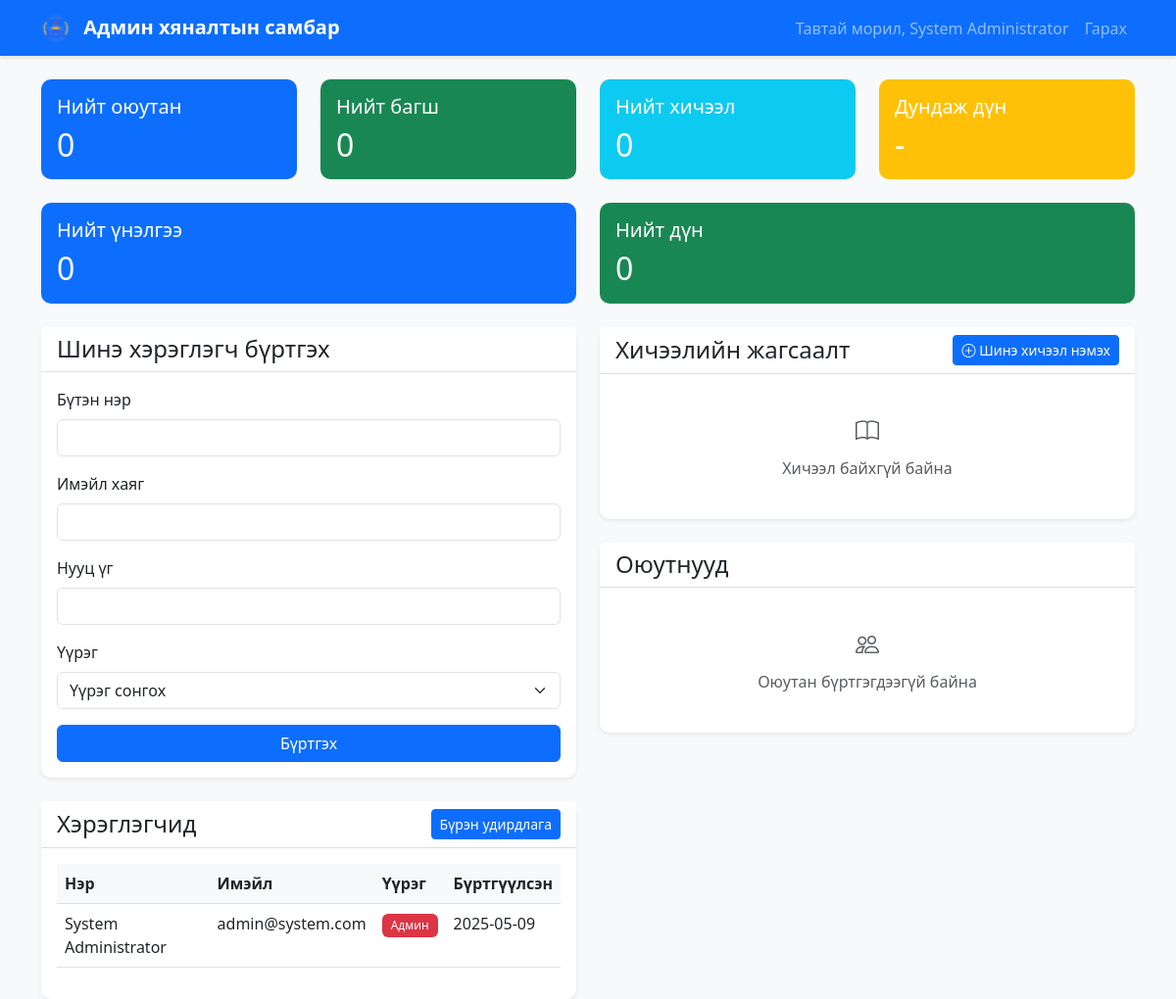
The page /dashboard/admin.php (signed in) on the database as committed earlier.
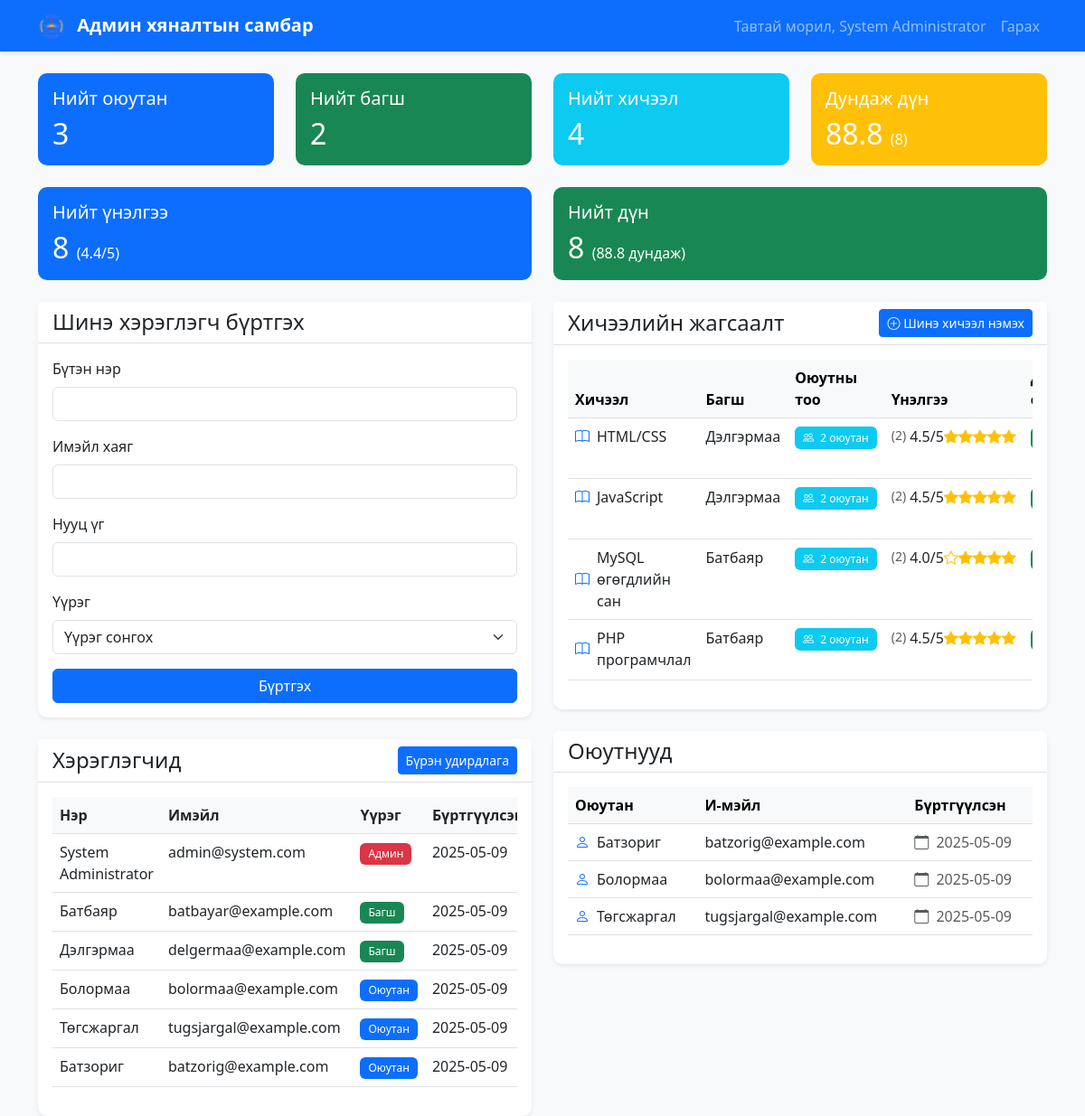
The same page on the database as committed later.
### tables this page shows
CREATE TABLE IF NOT EXISTS users (
    id INT AUTO_INCREMENT PRIMARY KEY,
    name VARCHAR(255) NOT NULL,
    email VARCHAR(255) NOT NULL UNIQUE,
    password VARCHAR(255) NOT NULL,
    role ENUM('admin', 'teacher', 'student') NOT NULL,
    created_at TIMESTAMP DEFAULT CURRENT_TIMESTAMP
);

CREATE TABLE IF NOT EXISTS courses (
    id INT AUTO_INCREMENT PRIMARY KEY,
    name VARCHAR(255) NOT NULL,
    teacher_id INT NOT NULL,
    created_at TIMESTAMP DEFAULT CURRENT_TIMESTAMP,
    FOREIGN KEY (teacher_id) REFERENCES users(id) ON DELETE CASCADE
);

### dashboard/admin.php (the view, shortened to what the changed rows need)
<?php
require_once '../db.php';
$stmt = $conn->prepare("
    SELECT id, name, email, role, created_at
    FROM users
    ORDER BY created_at DESC
");
$stmt->execute();
$users = $stmt->get_result()->fetch_all(MYSQLI_ASSOC);
$stmt = $conn->prepare("
    SELECT
        c.id,
        c.name,
        c.teacher_id,
        u.name as teacher_name,
        c.created_at,
        (SELECT COUNT(*) FROM course_enrollments WHERE course_id = c.id) as student_count,
        (SELECT COUNT(*) FROM evaluations WHERE course_id = c.id) as total_evaluations,
        (SELECT AVG(score) FROM evaluations WHERE course_id = c.id) as average_score,
        (SELECT COUNT(*) FROM grades WHERE course_id = c.id) as graded_count,
        (SELECT AVG(grade) FROM grades WHERE course_id = c.id) as average_grade
    FROM courses c
    JOIN users u ON c.teacher_id = u.id
    GROUP BY c.id
    ORDER BY c.name
");
$stmt->execute();
$courses = $stmt->get_result()->fetch_all(MYSQLI_ASSOC);
$stmt = $conn->prepare("
    SELECT
        (SELECT COUNT(*) FROM users WHERE role = 'student') as total_students,
        (SELECT COUNT(*) FROM users WHERE role = 'teacher') as total_teachers,
        (SELECT COUNT(*) FROM courses) as total_courses,
        (SELECT COUNT(*) FROM evaluations) as total_evaluations,
        (SELECT AVG(score) FROM evaluations) as average_score,
        (SELECT COUNT(*) FROM grades) as total_grades,
        (SELECT AVG(grade) FROM grades) as average_grade
");
$stmt->execute();
$stats = $stmt->get_result()->fetch_assoc();
$stmt = $conn->prepare("
    SELECT id, name, email, created_at
    FROM users
    WHERE role = 'student'
    ORDER BY name
");
$stmt->execute();
$students = $stmt->get_result()->fetch_all(MYSQLI_ASSOC);
?>
<!DOCTYPE html>
<html lang="mn">
<head>
    <link href="https://cdn.jsdelivr.net/npm/bootstrap@5.3.0/dist/css/bootstrap.min.css" rel="stylesheet">
    <link rel="stylesheet" href="https://cdn.jsdelivr.net/npm/bootstrap-icons@1.7.2/font/bootstrap-icons.css">
    <link rel="stylesheet" href="../css/style.css">
</head>
<body class="bg-light">
    <div class="container mt-4">
        <div class="row mb-4">
            <div class="col-md-3">
                <div class="card bg-primary text-white">
                    <div class="card-body">
                        <h5 class="card-title">Нийт оюутан</h5>
                        <h2 class="mb-0"><?php echo $stats['total_students']; ?></h2>
                    </div>
                </div>
            </div>
            <div class="col-md-3">
                <div class="card bg-success text-white">
                    <div class="card-body">
                        <h5 class="card-title">Нийт багш</h5>
                        <h2 class="mb-0"><?php echo $stats['total_teachers']; ?></h2>
                    </div>
                </div>
            </div>
            <div class="col-md-3">
                <div class="card bg-info text-white">
                    <div class="card-body">
                        <h5 class="card-title">Нийт хичээл</h5>
                        <h2 class="mb-0"><?php echo $stats['total_courses']; ?></h2>
                    </div>
                </div>
            </div>
            <div class="col-md-3">
                <div class="card bg-warning text-white">
                    <div class="card-body">
                        <h5 class="card-title">Дундаж дүн</h5>
                        <h2 class="mb-0">
                            <?php if ($stats['total_grades'] > 0): ?>
                                <?php echo number_format($stats['average_grade'], 1); ?>
                                <small class="fs-6">(<?php echo $stats['total_grades']; ?>)</small>
                            <?php else: ?>
                                -
                            <?php endif; ?>
                        </h2>
                    </div>
                </div>
            </div>
        </div>
        <div class="row mb-4">
            <div class="col-md-6">
                <div class="card bg-primary text-white">
                    <div class="card-body">
                        <h5 class="card-title">Нийт үнэлгээ</h5>
                        <h2 class="mb-0">
                            <?php echo $stats['total_evaluations']; ?>
                            <?php if ($stats['total_evaluations'] > 0): ?>
                                <small class="fs-6">
                                    (<?php echo number_format($stats['average_score'], 1); ?>/5)
                                </small>
                            <?php endif; ?>
                        </h2>
                    </div>
                </div>
            </div>
            <div class="col-md-6">
                <div class="card bg-success text-white">
                    <div class="card-body">
                        <h5 class="card-title">Нийт дүн</h5>
                        <h2 class="mb-0">
                            <?php echo $stats['total_grades']; ?>
                            <?php if ($stats['total_grades'] > 0): ?>
                                <small class="fs-6">
                                    (<?php echo number_format($stats['average_grade'], 1); ?> дундаж)
                                </small>
                            <?php endif; ?>
                        </h2>
                    </div>
                </div>
            </div>
        </div>
        <div class="row">
            <div class="col-md-6">
                <div class="card shadow-sm">
                    <div class="card-body">
                        <div class="table-responsive">
                            <table class="table">
                                <thead>
                                    <tr>
                                        <th>Нэр</th>
                                        <th>Имэйл</th>
                                        <th>Үүрэг</th>
                                        <th>Бүртгүүлсэн</th>
                                    </tr>
                                </thead>
                                <tbody>
                                    <?php foreach ($users as $user): ?>
                                        <tr>
                                            <td><?php echo htmlspecialchars($user['name']); ?></td>
                                            <td><?php echo htmlspecialchars($user['email']); ?></td>
                                            <td>
                                                <span class="badge bg-<?php echo $user['role'] === 'admin' ? 'danger' : ($user['role'] === 'teacher' ? 'success' : 'primary'); ?>">
                                                    <?php echo $user['role'] === 'admin' ? 'Админ' : ($user['role'] === 'teacher' ? 'Багш' : 'Оюутан'); ?>
                                                </span>
                                            </td>
                                            <td><?php echo date('Y-m-d', strtotime($user['created_at'])); ?></td>
                                        </tr>
                                    <?php endforeach; ?>
                                </tbody>
                            </table>
                        </div>
                    </div>
                </div>
            </div>
            <div class="col-md-6">
                <div class="card shadow-sm mb-4">
                    <div class="card-body">
                        <?php if (empty($courses)): ?>
                            <div class="text-center py-4">
                                <div class="text-muted">
                                    <i class="bi bi-book fs-4 d-block mb-2"></i>
                                    Хичээл байхгүй байна
                                </div>
                            </div>
                        <?php else: ?>
                            <div class="table-responsive">
                                <table class="table table-hover">
                                    <thead class="table-light">
                                        <tr>
                                            <th>Хичээл</th>
                                            <th>Багш</th>
                                            <th>Оюутны тоо</th>
                                            <th>Үнэлгээ</th>
                                            <th>Дундаж оноо</th>
                                        </tr>
                                    </thead>
                                    <tbody>
                                        <?php foreach ($courses as $course): ?>
                                            <tr>
                                                <td>
                                                    <div class="d-flex align-items-center">
                                                        <i class="bi bi-book text-primary me-2"></i>
                                                        <?php echo htmlspecialchars($course['name']); ?>
                                                    </div>
                                                </td>
                                                <td><?php echo htmlspecialchars($course['teacher_name']); ?></td>
                                                <td>
                                                    <span class="badge bg-info">
                                                        <i class="bi bi-people me-1"></i>
                                                        <?php echo $course['student_count']; ?> оюутан
                                                    </span>
                                                </td>
                                                <td>
                                                    <?php if ($course['total_evaluations'] > 0): ?>
                                                        <div class="rating">
                                                            <?php for ($i = 1; $i <= 5; $i++): ?>
                                                                <i class="bi bi-star<?php echo $i <= round($course['average_score']) ? '-fill' : ''; ?> text-warning"></i>
                                                            <?php endfor; ?>
                                                            <span class="ms-1"><?php echo number_format($course['average_score'], 1); ?>/5</span>
                                                            <small class="text-muted">
                                                                (<?php echo $course['total_evaluations']; ?>)
                                                            </small>
                                                        </div>
                                                    <?php else: ?>
                                                        <span class="text-muted">Үнэлгээ байхгүй</span>
                                                    <?php endif; ?>
                                                </td>
                                                <td>
                                                    <?php if ($course['graded_count'] > 0): ?>
                                                        <span class="badge bg-<?php echo $course['average_grade'] >= 60 ? 'success' : 'danger'; ?>">
                                                        </span>
                                                    <?php else: ?>
                                                        <span class="text-muted">Дүн байхгүй</span>
                                                    <?php endif; ?>
                                                </td>
                                            </tr>
                                        <?php endforeach; ?>
                                    </tbody>
                                </table>
                            </div>
                        <?php endif; ?>
                    </div>
                </div>
                <div class="card shadow-sm">
                    <div class="card-body">
                        <?php if (empty($students)): ?>
                            <div class="text-center py-4">
                                <div class="text-muted">
                                    <i class="bi bi-people fs-4 d-block mb-2"></i>
                                    Оюутан бүртгэгдээгүй байна
                                </div>
                            </div>
                        <?php else: ?>
                            <div class="table-responsive">
                                <table class="table table-hover">
                                    <thead class="table-light">
                                        <tr>
                                            <th>Оюутан</th>
                                            <th>И-мэйл</th>
                                            <th>Бүртгүүлсэн</th>
                                        </tr>
                                    </thead>
                                    <tbody>
                                        <?php foreach ($students as $student): ?>
                                            <tr>
                                                <td>
                                                    <div class="d-flex align-items-center">
                                                        <i class="bi bi-person text-primary me-2"></i>
                                                        <?php echo htmlspecialchars($student['name']); ?>
                                                    </div>
                                                </td>
                                                <td><?php echo htmlspecialchars($student['email']); ?></td>
                                                <td>
                                                    <span class="text-muted">
                                                        <i class="bi bi-calendar me-1"></i>
                                                        <?php echo date('Y-m-d', strtotime($student['created_at'])); ?>
                                                    </span>
                                                </td>
                                            </tr>
                                        <?php endforeach; ?>
                                    </tbody>
                                </table>
                            </div>
                        <?php endif; ?>
                    </div>
                </div>
            </div>
        </div>
    </div>
</body>
</html>

Rows that differ between the two databases and show on the page:
added users: name "Батбаяр", email "batbayar@example.com", role "Багш", created_at "2025-05-09", shown under "Хэрэглэгчид"
added users: name "Дэлгэрмаа", email "delgermaa@example.com", role "Багш", created_at "2025-05-09", shown under "Хэрэглэгчид"
added users: name "Болормаа", email "bolormaa@example.com", role "Оюутан", created_at "2025-05-09"
added users: name "Төгсжаргал", email "tugsjargal@example.com", role "Оюутан", created_at "2025-05-09"
added users: name "Батзориг", email "batzorig@example.com", role "Оюутан", created_at "2025-05-09"
added courses: name "HTML/CSS", teacher.name "Дэлгэрмаа", student_count "2", average_score "4.5", total_evaluations "2"
added courses: name "JavaScript", teacher.name "Дэлгэрмаа", student_count "2", average_score "4.5", total_evaluations "2"
added courses: name "MySQL өгөгдлийн сан", teacher.name "Батбаяр", student_count "2", average_score "4.0", total_evaluations "2"
added courses: name "PHP програмчлал", teacher.name "Батбаяр", student_count "2", average_score "4.5", total_evaluations "2"
Other text that changed with them:
$stats['total_students']: "0" → "3"
$stats['total_teachers']: "0" → "2"
$stats['total_courses']: "0" → "4"
$stats['average_grade']: (not shown) → "88.8"
$stats['total_grades']: (not shown) → "8"
$stats['total_evaluations']: "0" → "8"
$stats['average_score']: (not shown) → "4.4"
$stats['total_grades']: "0" → "8"
text no longer shown: "- Хичээл байхгүй байна Оюутан бүртгэгдээгүй байна"
text now shown: "( ) ( /5) ( дундаж) Хичээл Багш Оюутны тоо Үнэлгээ Оюутан И-мэйл Бүртгүүлсэн"
